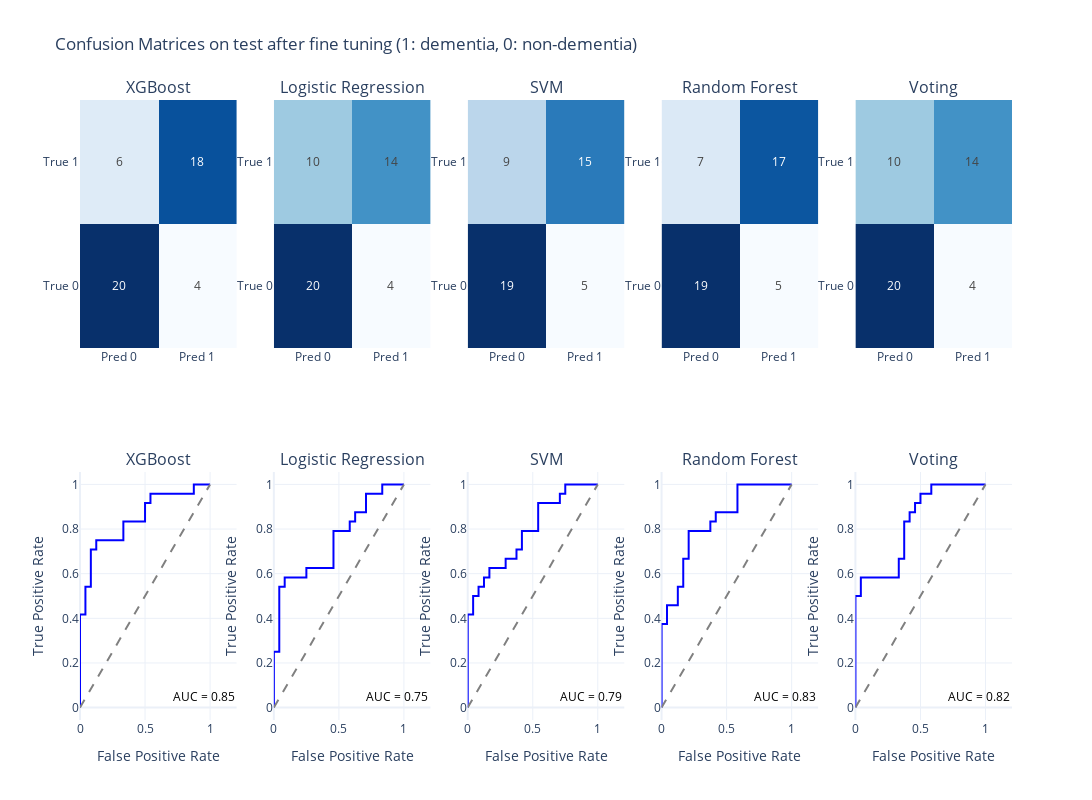

The code cell stored with this chart in its notebook:
### Markdown cell above
### Confusion Matrix and Roc curve

### Code cell
plot_confusion_matrices_with_roc(classifiers_tuned, X_train, y_train, X_test, y_test, title="Confusion Matrices on test after fine tuning (1: dementia, 0: non-dementia)")

### Figure 1 — Plotly figure (JSON) as saved in the notebook; plotly's stock layout.template omitted (floating-point values rounded to 4 significant figures)
{"data": [{"colorscale": [[0, "rgb(247,251,255)"], [0.125, "rgb(222,235,247)"], [0.25, "rgb(198,219,239)"], [0.375, "rgb(158,202,225)"], [0.5, "rgb(107,174,214)"], [0.625, "rgb(66,146,198)"], [0.75, "rgb(33,113,181)"], [0.875, "rgb(8,81,156)"], [1, "rgb(8,48,107)"]], "showscale": false, "text": [[20, 4], [6, 18]], "texttemplate": "%{text}", "type": "heatmap", "x": ["Pred 0", "Pred 1"], "xaxis": "x", "y": ["True 0", "True 1"], "yaxis": "y", "z": [[20, 4], [6, 18]]}, {"line": {"color": "blue"}, "mode": "lines", "name": "XGBoost AUC = 0.85", "type": "scatter", "x": [0.0, 0.0, 0.0, 0.04167, 0.04167, 0.08333, 0.08333, 0.125, 0.125, 0.3333, 0.3333, 0.5, 0.5, 0.5417, 0.5417, 0.875, 0.875, 1.0], "xaxis": "x6", "y": [0.0, 0.04167, 0.4167, 0.4167, 0.5417, 0.5417, 0.7083, 0.7083, 0.75, 0.75, 0.8333, 0.8333, 0.9167, 0.9167, 0.9583, 0.9583, 1.0, 1.0], "yaxis": "y6"}, {"line": {"color": "gray", "dash": "dash"}, "mode": "lines", "showlegend": false, "type": "scatter", "x": [0, 1], "xaxis": "x6", "y": [0, 1], "yaxis": "y6"}, {"colorscale": [[0, "rgb(247,251,255)"], [0.125, "rgb(222,235,247)"], [0.25, "rgb(198,219,239)"], [0.375, "rgb(158,202,225)"], [0.5, "rgb(107,174,214)"], [0.625, "rgb(66,146,198)"], [0.75, "rgb(33,113,181)"], [0.875, "rgb(8,81,156)"], [1, "rgb(8,48,107)"]], "showscale": false, "text": [[20, 4], [10, 14]], "texttemplate": "%{text}", "type": "heatmap", "x": ["Pred 0", "Pred 1"], "xaxis": "x2", "y": ["True 0", "True 1"], "yaxis": "y2", "z": [[20, 4], [10, 14]]}, {"line": {"color": "blue"}, "mode": "lines", "name": "Logistic Regression AUC = 0.75", "type": "scatter", "x": [0.0, 0.0, 0.0, 0.04167, 0.04167, 0.08333, 0.08333, 0.25, 0.25, 0.4583, 0.4583, 0.5833, 0.5833, 0.625, 0.625, 0.7083, 0.7083, 0.8333, 0.8333, 1.0], "xaxis": "x7", "y": [0.0, 0.04167, 0.25, 0.25, 0.5417, 0.5417, 0.5833, 0.5833, 0.625, 0.625, 0.7917, 0.7917, 0.8333, 0.8333, 0.875, 0.875, 0.9583, 0.9583, 1.0, 1.0], "yaxis": "y7"}, {"line": {"color": "gray", "dash": "dash"}, "mode": "lines", "showlegend": false, "type": "scatter", "x": [0, 1], "xaxis": "x7", "y": [0, 1], "yaxis": "y7"}, {"colorscale": [[0, "rgb(247,251,255)"], [0.125, "rgb(222,235,247)"], [0.25, "rgb(198,219,239)"], [0.375, "rgb(158,202,225)"], [0.5, "rgb(107,174,214)"], [0.625, "rgb(66,146,198)"], [0.75, "rgb(33,113,181)"], [0.875, "rgb(8,81,156)"], [1, "rgb(8,48,107)"]], "showscale": false, "text": [[19, 5], [9, 15]], "texttemplate": "%{text}", "type": "heatmap", "x": ["Pred 0", "Pred 1"], "xaxis": "x3", "y": ["True 0", "True 1"], "yaxis": "y3", "z": [[19, 5], [9, 15]]}, {"line": {"color": "blue"}, "mode": "lines", "name": "SVM AUC = 0.79", "type": "scatter", "x": [0.0, 0.0, 0.0, 0.04167, 0.04167, 0.08333, 0.08333, 0.125, 0.125, 0.1667, 0.1667, 0.2917, 0.2917, 0.375, 0.375, 0.4167, 0.4167, 0.5417, 0.5417, 0.7083, 0.7083, 0.75, 0.75, 1.0], "xaxis": "x8", "y": [0.0, 0.04167, 0.4167, 0.4167, 0.5, 0.5, 0.5417, 0.5417, 0.5833, 0.5833, 0.625, 0.625, 0.6667, 0.6667, 0.7083, 0.7083, 0.7917, 0.7917, 0.9167, 0.9167, 0.9583, 0.9583, 1.0, 1.0], "yaxis": "y8"}, {"line": {"color": "gray", "dash": "dash"}, "mode": "lines", "showlegend": false, "type": "scatter", "x": [0, 1], "xaxis": "x8", "y": [0, 1], "yaxis": "y8"}, {"colorscale": [[0, "rgb(247,251,255)"], [0.125, "rgb(222,235,247)"], [0.25, "rgb(198,219,239)"], [0.375, "rgb(158,202,225)"], [0.5, "rgb(107,174,214)"], [0.625, "rgb(66,146,198)"], [0.75, "rgb(33,113,181)"], [0.875, "rgb(8,81,156)"], [1, "rgb(8,48,107)"]], "showscale": false, "text": [[19, 5], [7, 17]], "texttemplate": "%{text}", "type": "heatmap", "x": ["Pred 0", "Pred 1"], "xaxis": "x4", "y": ["True 0", "True 1"], "yaxis": "y4", "z": [[19, 5], [7, 17]]}, {"line": {"color": "blue"}, "mode": "lines", "name": "Random Forest AUC = 0.83", "type": "scatter", "x": [0.0, 0.0, 0.0, 0.04167, 0.04167, 0.125, 0.125, 0.1667, 0.1667, 0.2083, 0.2083, 0.375, 0.375, 0.4167, 0.4167, 0.5833, 0.5833, 1.0], "xaxis": "x9", "y": [0.0, 0.04167, 0.375, 0.375, 0.4583, 0.4583, 0.5417, 0.5417, 0.6667, 0.6667, 0.7917, 0.7917, 0.8333, 0.8333, 0.875, 0.875, 1.0, 1.0], "yaxis": "y9"}, {"line": {"color": "gray", "dash": "dash"}, "mode": "lines", "showlegend": false, "type": "scatter", "x": [0, 1], "xaxis": "x9", "y": [0, 1], "yaxis": "y9"}, {"colorscale": [[0, "rgb(247,251,255)"], [0.125, "rgb(222,235,247)"], [0.25, "rgb(198,219,239)"], [0.375, "rgb(158,202,225)"], [0.5, "rgb(107,174,214)"], [0.625, "rgb(66,146,198)"], [0.75, "rgb(33,113,181)"], [0.875, "rgb(8,81,156)"], [1, "rgb(8,48,107)"]], "showscale": false, "text": [[20, 4], [10, 14]], "texttemplate": "%{text}", "type": "heatmap", "x": ["Pred 0", "Pred 1"], "xaxis": "x5", "y": ["True 0", "True 1"], "yaxis": "y5", "z": [[20, 4], [10, 14]]}, {"line": {"color": "blue"}, "mode": "lines", "name": "Voting AUC = 0.82", "type": "scatter", "x": [0.0, 0.0, 0.0, 0.04167, 0.04167, 0.3333, 0.3333, 0.375, 0.375, 0.4167, 0.4167, 0.4583, 0.4583, 0.5, 0.5, 0.5833, 0.5833, 1.0], "xaxis": "x10", "y": [0.0, 0.04167, 0.5, 0.5, 0.5833, 0.5833, 0.6667, 0.6667, 0.8333, 0.8333, 0.875, 0.875, 0.9167, 0.9167, 0.9583, 0.9583, 1.0, 1.0], "yaxis": "y10"}, {"line": {"color": "gray", "dash": "dash"}, "mode": "lines", "showlegend": false, "type": "scatter", "x": [0, 1], "xaxis": "x10", "y": [0, 1], "yaxis": "y10"}], "layout": {"annotations": [{"font": {"size": 16}, "showarrow": false, "text": "XGBoost", "x": 0.084, "xanchor": "center", "xref": "paper", "y": 1, "yanchor": "bottom", "yref": "paper"}, {"font": {"size": 16}, "showarrow": false, "text": "Logistic Regression", "x": 0.292, "xanchor": "center", "xref": "paper", "y": 1, "yanchor": "bottom", "yref": "paper"}, {"font": {"size": 16}, "showarrow": false, "text": "SVM", "x": 0.5, "xanchor": "center", "xref": "paper", "y": 1, "yanchor": "bottom", "yref": "paper"}, {"font": {"size": 16}, "showarrow": false, "text": "Random Forest", "x": 0.708, "xanchor": "center", "xref": "paper", "y": 1, "yanchor": "bottom", "yref": "paper"}, {"font": {"size": 16}, "showarrow": false, "text": "Voting", "x": 0.916, "xanchor": "center", "xref": "paper", "y": 1, "yanchor": "bottom", "yref": "paper"}, {"font": {"size": 16}, "showarrow": false, "text": "XGBoost", "x": 0.084, "xanchor": "center", "xref": "paper", "y": 0.4, "yanchor": "bottom", "yref": "paper"}, {"font": {"size": 16}, "showarrow": false, "text": "Logistic Regression", "x": 0.292, "xanchor": "center", "xref": "paper", "y": 0.4, "yanchor": "bottom", "yref": "paper"}, {"font": {"size": 16}, "showarrow": false, "text": "SVM", "x": 0.5, "xanchor": "center", "xref": "paper", "y": 0.4, "yanchor": "bottom", "yref": "paper"}, {"font": {"size": 16}, "showarrow": false, "text": "Random Forest", "x": 0.708, "xanchor": "center", "xref": "paper", "y": 0.4, "yanchor": "bottom", "yref": "paper"}, {"font": {"size": 16}, "showarrow": false, "text": "Voting", "x": 0.916, "xanchor": "center", "xref": "paper", "y": 0.4, "yanchor": "bottom", "yref": "paper"}, {"align": "right", "font": {"color": "black", "size": 12}, "showarrow": false, "text": "AUC = 0.85", "x": 0.95, "xref": "x6", "y": 0.05, "yref": "y6"}, {"align": "right", "font": {"color": "black", "size": 12}, "showarrow": false, "text": "AUC = 0.75", "x": 0.95, "xref": "x7", "y": 0.05, "yref": "y7"}, {"align": "right", "font": {"color": "black", "size": 12}, "showarrow": false, "text": "AUC = 0.79", "x": 0.95, "xref": "x8", "y": 0.05, "yref": "y8"}, {"align": "right", "font": {"color": "black", "size": 12}, "showarrow": false, "text": "AUC = 0.83", "x": 0.95, "xref": "x9", "y": 0.05, "yref": "y9"}, {"align": "right", "font": {"color": "black", "size": 12}, "showarrow": false, "text": "AUC = 0.82", "x": 0.95, "xref": "x10", "y": 0.05, "yref": "y10"}], "height": 800, "showlegend": false, "title": {"text": "Confusion Matrices on test after fine tuning (1: dementia, 0: non-dementia)"}, "width": 1500, "xaxis": {"anchor": "y", "domain": [0, 0.168]}, "xaxis10": {"anchor": "y10", "domain": [0.832, 1], "title": {"text": "False Positive Rate"}}, "xaxis2": {"anchor": "y2", "domain": [0.208, 0.376]}, "xaxis3": {"anchor": "y3", "domain": [0.416, 0.584]}, "xaxis4": {"anchor": "y4", "domain": [0.624, 0.792]}, "xaxis5": {"anchor": "y5", "domain": [0.832, 1]}, "xaxis6": {"anchor": "y6", "domain": [0, 0.168], "title": {"text": "False Positive Rate"}}, "xaxis7": {"anchor": "y7", "domain": [0.208, 0.376], "title": {"text": "False Positive Rate"}}, "xaxis8": {"anchor": "y8", "domain": [0.416, 0.584], "title": {"text": "False Positive Rate"}}, "xaxis9": {"anchor": "y9", "domain": [0.624, 0.792], "title": {"text": "False Positive Rate"}}, "yaxis": {"anchor": "x", "domain": [0.6, 1]}, "yaxis10": {"anchor": "x10", "domain": [0, 0.4], "title": {"text": "True Positive Rate"}}, "yaxis2": {"anchor": "x2", "domain": [0.6, 1]}, "yaxis3": {"anchor": "x3", "domain": [0.6, 1]}, "yaxis4": {"anchor": "x4", "domain": [0.6, 1]}, "yaxis5": {"anchor": "x5", "domain": [0.6, 1]}, "yaxis6": {"anchor": "x6", "domain": [0, 0.4], "title": {"text": "True Positive Rate"}}, "yaxis7": {"anchor": "x7", "domain": [0, 0.4], "title": {"text": "True Positive Rate"}}, "yaxis8": {"anchor": "x8", "domain": [0, 0.4], "title": {"text": "True Positive Rate"}}, "yaxis9": {"anchor": "x9", "domain": [0, 0.4], "title": {"text": "True Positive Rate"}}}}
